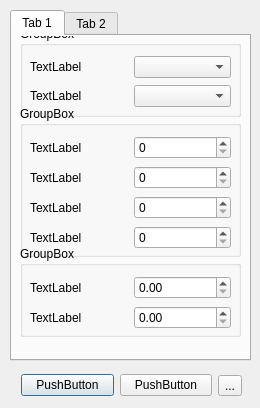
<?xml version="1.0" encoding="UTF-8"?>
<ui version="4.0">
 <class>Dialog</class>
 <widget class="QDialog" name="Dialog">
  <property name="geometry">
   <rect>
    <x>0</x>
    <y>0</y>
    <width>260</width>
    <height>408</height>
   </rect>
  </property>
  <property name="windowTitle">
   <string>Dialog</string>
  </property>
  <widget class="QWidget" name="horizontalLayoutWidget">
   <property name="geometry">
    <rect>
     <x>21</x>
     <y>370</y>
     <width>221</width>
     <height>31</height>
    </rect>
   </property>
   <layout class="QHBoxLayout" name="horizontalLayout">
    <item>
     <widget class="QPushButton" name="pushButton">
      <property name="font">
       <font>
        <pointsize>9</pointsize>
       </font>
      </property>
      <property name="text">
       <string>PushButton</string>
      </property>
     </widget>
    </item>
    <item>
     <widget class="QPushButton" name="pushButton_2">
      <property name="font">
       <font>
        <pointsize>9</pointsize>
       </font>
      </property>
      <property name="text">
       <string>PushButton</string>
      </property>
     </widget>
    </item>
    <item>
     <widget class="QToolButton" name="toolButton">
      <property name="text">
       <string>...</string>
      </property>
     </widget>
    </item>
   </layout>
  </widget>
  <widget class="QTabWidget" name="tabWidget">
   <property name="geometry">
    <rect>
     <x>10</x>
     <y>10</y>
     <width>241</width>
     <height>351</height>
    </rect>
   </property>
   <property name="font">
    <font>
     <pointsize>9</pointsize>
    </font>
   </property>
   <property name="currentIndex">
    <number>0</number>
   </property>
   <widget class="QWidget" name="tab">
    <attribute name="title">
     <string>Tab 1</string>
    </attribute>
    <widget class="QGroupBox" name="groupBox_4">
     <property name="geometry">
      <rect>
       <x>8</x>
       <y>-10</y>
       <width>221</width>
       <height>91</height>
      </rect>
     </property>
     <property name="font">
      <font>
       <pointsize>9</pointsize>
      </font>
     </property>
     <property name="title">
      <string>GroupBox</string>
     </property>
     <widget class="QWidget" name="gridLayoutWidget_4">
      <property name="geometry">
       <rect>
        <x>10</x>
        <y>29</y>
        <width>201</width>
        <height>55</height>
       </rect>
      </property>
      <layout class="QGridLayout" name="gridLayout_4">
       <item row="2" column="0">
        <widget class="QLabel" name="label_8">
         <property name="font">
          <font>
           <pointsize>9</pointsize>
          </font>
         </property>
         <property name="text">
          <string>TextLabel</string>
         </property>
        </widget>
       </item>
       <item row="3" column="0">
        <widget class="QLabel" name="label_9">
         <property name="font">
          <font>
           <pointsize>9</pointsize>
          </font>
         </property>
         <property name="text">
          <string>TextLabel</string>
         </property>
        </widget>
       </item>
       <item row="2" column="1">
        <widget class="QComboBox" name="comboBox"/>
       </item>
       <item row="3" column="1">
        <widget class="QComboBox" name="comboBox_2"/>
       </item>
      </layout>
     </widget>
    </widget>
    <widget class="QGroupBox" name="groupBox_5">
     <property name="geometry">
      <rect>
       <x>8</x>
       <y>70</y>
       <width>221</width>
       <height>151</height>
      </rect>
     </property>
     <property name="font">
      <font>
       <pointsize>9</pointsize>
      </font>
     </property>
     <property name="title">
      <string>GroupBox</string>
     </property>
     <widget class="QWidget" name="gridLayoutWidget_5">
      <property name="geometry">
       <rect>
        <x>10</x>
        <y>29</y>
        <width>201</width>
        <height>116</height>
       </rect>
      </property>
      <layout class="QGridLayout" name="gridLayout_5">
       <item row="4" column="0">
        <widget class="QLabel" name="label_12">
         <property name="font">
          <font>
           <pointsize>9</pointsize>
          </font>
         </property>
         <property name="text">
          <string>TextLabel</string>
         </property>
        </widget>
       </item>
       <item row="2" column="0">
        <widget class="QLabel" name="label_10">
         <property name="font">
          <font>
           <pointsize>9</pointsize>
          </font>
         </property>
         <property name="text">
          <string>TextLabel</string>
         </property>
        </widget>
       </item>
       <item row="3" column="0">
        <widget class="QLabel" name="label_11">
         <property name="font">
          <font>
           <pointsize>9</pointsize>
          </font>
         </property>
         <property name="text">
          <string>TextLabel</string>
         </property>
        </widget>
       </item>
       <item row="5" column="0">
        <widget class="QLabel" name="label_13">
         <property name="font">
          <font>
           <pointsize>9</pointsize>
          </font>
         </property>
         <property name="text">
          <string>TextLabel</string>
         </property>
        </widget>
       </item>
       <item row="2" column="1">
        <widget class="QSpinBox" name="spinBox"/>
       </item>
       <item row="3" column="1">
        <widget class="QSpinBox" name="spinBox_2"/>
       </item>
       <item row="4" column="1">
        <widget class="QSpinBox" name="spinBox_3"/>
       </item>
       <item row="5" column="1">
        <widget class="QSpinBox" name="spinBox_4"/>
       </item>
      </layout>
     </widget>
    </widget>
    <widget class="QGroupBox" name="groupBox_6">
     <property name="geometry">
      <rect>
       <x>8</x>
       <y>210</y>
       <width>221</width>
       <height>91</height>
      </rect>
     </property>
     <property name="font">
      <font>
       <pointsize>9</pointsize>
      </font>
     </property>
     <property name="title">
      <string>GroupBox</string>
     </property>
     <widget class="QWidget" name="gridLayoutWidget_6">
      <property name="geometry">
       <rect>
        <x>10</x>
        <y>29</y>
        <width>201</width>
        <height>56</height>
       </rect>
      </property>
      <layout class="QGridLayout" name="gridLayout_6">
       <item row="2" column="0">
        <widget class="QLabel" name="label_14">
         <property name="font">
          <font>
           <pointsize>9</pointsize>
          </font>
         </property>
         <property name="text">
          <string>TextLabel</string>
         </property>
        </widget>
       </item>
       <item row="3" column="0">
        <widget class="QLabel" name="label_15">
         <property name="font">
          <font>
           <pointsize>9</pointsize>
          </font>
         </property>
         <property name="text">
          <string>TextLabel</string>
         </property>
        </widget>
       </item>
       <item row="3" column="1">
        <widget class="QDoubleSpinBox" name="doubleSpinBox_9">
         <property name="font">
          <font>
           <pointsize>9</pointsize>
          </font>
         </property>
        </widget>
       </item>
       <item row="2" column="1">
        <widget class="QDoubleSpinBox" name="doubleSpinBox_8">
         <property name="font">
          <font>
           <pointsize>9</pointsize>
          </font>
         </property>
        </widget>
       </item>
      </layout>
     </widget>
    </widget>
   </widget>
   <widget class="QWidget" name="tab_2">
    <attribute name="title">
     <string>Tab 2</string>
    </attribute>
    <widget class="QGroupBox" name="groupBox">
     <property name="geometry">
      <rect>
       <x>8</x>
       <y>0</y>
       <width>221</width>
       <height>121</height>
      </rect>
     </property>
     <property name="font">
      <font>
       <pointsize>9</pointsize>
      </font>
     </property>
     <property name="title">
      <string>GroupBox</string>
     </property>
     <widget class="QWidget" name="gridLayoutWidget">
      <property name="geometry">
       <rect>
        <x>10</x>
        <y>28</y>
        <width>201</width>
        <height>86</height>
       </rect>
      </property>
      <layout class="QGridLayout" name="gridLayout">
       <item row="2" column="2">
        <widget class="QSlider" name="horizontalSlider_3">
         <property name="orientation">
          <enum>Qt::Horizontal</enum>
         </property>
        </widget>
       </item>
       <item row="1" column="0">
        <widget class="QLabel" name="label_2">
         <property name="font">
          <font>
           <pointsize>9</pointsize>
          </font>
         </property>
         <property name="text">
          <string>TextLabel</string>
         </property>
        </widget>
       </item>
       <item row="0" column="0">
        <widget class="QLabel" name="label">
         <property name="font">
          <font>
           <pointsize>9</pointsize>
          </font>
         </property>
         <property name="text">
          <string>TextLabel</string>
         </property>
        </widget>
       </item>
       <item row="2" column="0">
        <widget class="QLabel" name="label_3">
         <property name="font">
          <font>
           <pointsize>9</pointsize>
          </font>
         </property>
         <property name="text">
          <string>TextLabel</string>
         </property>
        </widget>
       </item>
       <item row="1" column="1">
        <widget class="QDoubleSpinBox" name="doubleSpinBox_2">
         <property name="font">
          <font>
           <pointsize>9</pointsize>
          </font>
         </property>
        </widget>
       </item>
       <item row="2" column="1">
        <widget class="QDoubleSpinBox" name="doubleSpinBox_3">
         <property name="font">
          <font>
           <pointsize>9</pointsize>
          </font>
         </property>
        </widget>
       </item>
       <item row="1" column="2">
        <widget class="QSlider" name="horizontalSlider_2">
         <property name="orientation">
          <enum>Qt::Horizontal</enum>
         </property>
        </widget>
       </item>
       <item row="0" column="1">
        <widget class="QDoubleSpinBox" name="doubleSpinBox">
         <property name="font">
          <font>
           <pointsize>9</pointsize>
          </font>
         </property>
        </widget>
       </item>
       <item row="0" column="2">
        <widget class="QSlider" name="horizontalSlider">
         <property name="orientation">
          <enum>Qt::Horizontal</enum>
         </property>
        </widget>
       </item>
      </layout>
     </widget>
    </widget>
    <widget class="QGroupBox" name="groupBox_2">
     <property name="geometry">
      <rect>
       <x>10</x>
       <y>120</y>
       <width>221</width>
       <height>121</height>
      </rect>
     </property>
     <property name="font">
      <font>
       <pointsize>9</pointsize>
      </font>
     </property>
     <property name="title">
      <string>GroupBox</string>
     </property>
     <widget class="QWidget" name="gridLayoutWidget_2">
      <property name="geometry">
       <rect>
        <x>10</x>
        <y>28</y>
        <width>201</width>
        <height>86</height>
       </rect>
      </property>
      <layout class="QGridLayout" name="gridLayout_2">
       <item row="2" column="0">
        <widget class="QLabel" name="label_6">
         <property name="font">
          <font>
           <pointsize>9</pointsize>
          </font>
         </property>
         <property name="text">
          <string>TextLabel</string>
         </property>
        </widget>
       </item>
       <item row="1" column="2">
        <widget class="QSlider" name="horizontalSlider_5">
         <property name="orientation">
          <enum>Qt::Horizontal</enum>
         </property>
        </widget>
       </item>
       <item row="1" column="0">
        <widget class="QLabel" name="label_5">
         <property name="font">
          <font>
           <pointsize>9</pointsize>
          </font>
         </property>
         <property name="text">
          <string>TextLabel</string>
         </property>
        </widget>
       </item>
       <item row="0" column="0">
        <widget class="QLabel" name="label_4">
         <property name="font">
          <font>
           <pointsize>9</pointsize>
          </font>
         </property>
         <property name="text">
          <string>TextLabel</string>
         </property>
        </widget>
       </item>
       <item row="0" column="1">
        <widget class="QDoubleSpinBox" name="doubleSpinBox_4">
         <property name="font">
          <font>
           <pointsize>9</pointsize>
          </font>
         </property>
        </widget>
       </item>
       <item row="1" column="1">
        <widget class="QDoubleSpinBox" name="doubleSpinBox_5">
         <property name="font">
          <font>
           <pointsize>9</pointsize>
          </font>
         </property>
        </widget>
       </item>
       <item row="2" column="1">
        <widget class="QDoubleSpinBox" name="doubleSpinBox_6">
         <property name="font">
          <font>
           <pointsize>9</pointsize>
          </font>
         </property>
        </widget>
       </item>
       <item row="0" column="2">
        <widget class="QSlider" name="horizontalSlider_4">
         <property name="orientation">
          <enum>Qt::Horizontal</enum>
         </property>
        </widget>
       </item>
       <item row="2" column="2">
        <widget class="QSlider" name="horizontalSlider_6">
         <property name="orientation">
          <enum>Qt::Horizontal</enum>
         </property>
        </widget>
       </item>
      </layout>
     </widget>
    </widget>
    <widget class="QGroupBox" name="groupBox_3">
     <property name="geometry">
      <rect>
       <x>10</x>
       <y>240</y>
       <width>221</width>
       <height>71</height>
      </rect>
     </property>
     <property name="font">
      <font>
       <pointsize>9</pointsize>
      </font>
     </property>
     <property name="title">
      <string>GroupBox</string>
     </property>
     <widget class="QWidget" name="gridLayoutWidget_3">
      <property name="geometry">
       <rect>
        <x>10</x>
        <y>28</y>
        <width>201</width>
        <height>31</height>
       </rect>
      </property>
      <layout class="QGridLayout" name="gridLayout_3">
       <item row="0" column="2">
        <widget class="QSlider" name="horizontalSlider_7">
         <property name="orientation">
          <enum>Qt::Horizontal</enum>
         </property>
        </widget>
       </item>
       <item row="0" column="0">
        <widget class="QLabel" name="label_7">
         <property name="font">
          <font>
           <pointsize>9</pointsize>
          </font>
         </property>
         <property name="text">
          <string>TextLabel</string>
         </property>
        </widget>
       </item>
       <item row="0" column="1">
        <widget class="QDoubleSpinBox" name="doubleSpinBox_7">
         <property name="font">
          <font>
           <pointsize>9</pointsize>
          </font>
         </property>
        </widget>
       </item>
      </layout>
     </widget>
    </widget>
   </widget>
  </widget>
 </widget>
 <resources/>
 <connections/>
</ui>
